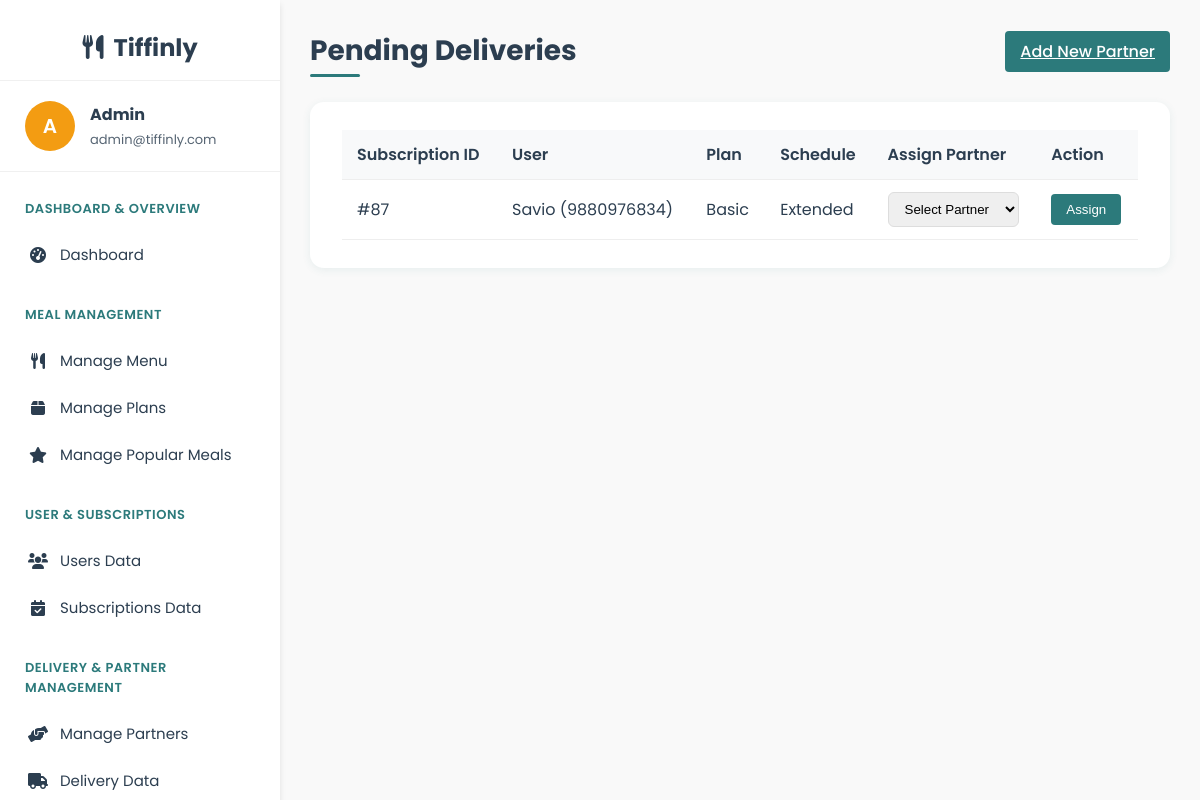
The app's page /admin/pending_delivery.php (signed in) with its own data.
### tables this page shows
CREATE TABLE `subscriptions` (
  `subscription_id` int(11) NOT NULL,
  `user_id` int(11) DEFAULT NULL,
  `plan_id` int(11) DEFAULT NULL,
  `dietary_preference` varchar(20) DEFAULT NULL,
  `start_date` date NOT NULL,
  `end_date` date NOT NULL,
  `schedule` enum('Weekdays','Extended','Full Week') NOT NULL,
  `delivery_time` time NOT NULL,
  `total_price` decimal(10,2) NOT NULL,
  `payment_status` enum('paid','unpaid','failed') DEFAULT 'unpaid',
  `status` enum('active','pending','cancelled','expired','completed') NOT NULL DEFAULT 'pending',
  `created_at` timestamp NOT NULL DEFAULT current_timestamp()
);

CREATE TABLE `users` (
  `user_id` int(11) NOT NULL,
  `name` varchar(100) NOT NULL,
  `email` varchar(100) NOT NULL,
  `password` varchar(255) NOT NULL,
  `phone` varchar(15) DEFAULT NULL,
  `role` enum('user','admin','delivery') DEFAULT 'user',
  `created_at` timestamp NOT NULL DEFAULT current_timestamp(),
  `security_question` varchar(255) NOT NULL,
  `security_answer` varchar(255) NOT NULL
);

CREATE TABLE `meal_plans` (
  `plan_id` int(11) NOT NULL,
  `plan_name` varchar(50) NOT NULL,
  `description` text DEFAULT NULL,
  `plan_type` enum('basic','premium') NOT NULL,
  `is_active` tinyint(1) DEFAULT 1,
  `base_price` decimal(8,2) NOT NULL
);

### admin/pending_delivery.php (the view, shortened to what this page needs)
<?php
require_once('../config/db_connect.php');
$admin_name = $_SESSION['name'];
$admin_email = $_SESSION['email'];
$unassigned_sql = "
    SELECT s.*
    FROM subscriptions s
    LEFT JOIN delivery_assignments da ON s.subscription_id = da.subscription_id
    WHERE s.status = 'active' AND da.assignment_id IS NULL
";
$unassigned_res = $conn->query($unassigned_sql);
?>
<!DOCTYPE html>
<html lang="en">
<head>
    <link rel="stylesheet" href="https://cdnjs.cloudflare.com/ajax/libs/font-awesome/6.0.0-beta3/css/all.min.css">
</head>
<body>
<div class="dashboard-container">
    <div class="sidebar">
        <div class="sidebar-header"><i class="fas fa-utensils"></i>&nbsp; Tiffinly</div>
        <div class="admin-profile">
            <div class="admin-avatar"><?php echo strtoupper(substr($admin_name, 0, 1)); ?></div>
            <div class="admin-info">
                <h4><?php echo htmlspecialchars($admin_name); ?></h4>
                <p><?php echo htmlspecialchars($admin_email); ?></p>
            </div>
        </div>
        <div class="sidebar-menu">
            <div class="menu-category">Dashboard & Overview</div>
            <a href="admin_dashboard.php" class="menu-item"><i class="fas fa-tachometer-alt"></i> Dashboard</a>
            <div class="menu-category">Meal Management</div>
            <a href="manage_menu.php" class="menu-item"><i class="fas fa-utensils"></i> Manage Menu</a>
            <a href="manage_plans.php" class="menu-item"><i class="fas fa-box"></i> Manage Plans</a>
            <a href="manage_popular_meals.php" class="menu-item"><i class="fas fa-star"></i> Manage Popular Meals</a>
            <div class="menu-category">User & Subscriptions</div>
            <a href="manage_users.php" class="menu-item"><i class="fas fa-users"></i> Users Data</a>
            <a href="manage_subscriptions.php" class="menu-item"><i class="fas fa-calendar-check"></i> Subscriptions Data</a>
            <div class="menu-category">Delivery & Partner Management</div>
            <a href="manage_partners.php" class="menu-item"><i class="fas fa-hands-helping"></i> Manage Partners</a>
            <a href="manage_delivery.php" class="menu-item"><i class="fas fa-truck"></i>  Delivery Data</a>
        </div>
    </div>
    <div class="main-content">
        <div class="header">
            <h1>Pending Deliveries</h1>
            <a href="manage_partners.php#addPartnerForm" class="btn btn-primary">Add New Partner</a>
        </div>
        <div class="content-card">
            <table>
                <thead>
                    <tr>
                        <th>Subscription ID</th>
                        <th>User</th>
                        <th>Plan</th>
                        <th>Schedule</th>
                        <th>Assign Partner</th>
                        <th>Action</th>
                    </tr>
                </thead>
                <tbody>
                    <?php if ($unassigned_res->num_rows > 0): ?>
                        <?php while($sub = $unassigned_res->fetch_assoc()): ?>
                            <tr>
                                <td>#<?php echo $sub['subscription_id']; ?></td>
                                <td><?php
                                    $user_stmt = $conn->prepare("SELECT name, phone FROM users WHERE user_id = ?");
                                    $user_stmt->bind_param("i", $sub['user_id']);
                                    $user_stmt->execute();
                                    $user_res = $user_stmt->get_result();
                                    $user = $user_res->fetch_assoc();
                                    echo htmlspecialchars($user['name']) . ' (' . htmlspecialchars($user['phone']) . ')';
                                ?></td>
                                <td><?php
                                    $plan_stmt = $conn->prepare("SELECT plan_name FROM meal_plans WHERE plan_id = ?");
                                    $plan_stmt->bind_param("i", $sub['plan_id']);
                                    $plan_stmt->execute();
                                    $plan_res = $plan_stmt->get_result();
                                    $plan = $plan_res->fetch_assoc();
                                    echo htmlspecialchars($plan['plan_name']);
                                ?></td>
                                <td><?php echo htmlspecialchars($sub['schedule']); ?></td>
                                <td>
                                    <form method="POST">
                                        <select name="partner_id" required>
                                            <option value="">Select Partner</option>
                                        </select>
                                </td>
                                <td>
                                        <button type="submit" name="assign_partner" class="btn btn-primary">Assign</button>
                                </td>
                            </tr>
                        <?php endwhile; ?>
                    <?php else: ?>
                        <tr><td colspan="6" style="text-align:center;padding:20px;color:#666">No pending deliveries to assign.</td></tr>
                    <?php endif; ?>
                </tbody>
            </table>
        </div>
    </div>
</div>
</body>
</html>

### admin/pending_delivery.php (style rules this page uses)
:root { --primary-color: #2C7A7B; --secondary-color: #F39C12; --dark-color: #2C3E50; --light-color: #F9F9F9; --light-gray: #e9ecef; --border-radius: 10px; --shadow-sm: 0 1px 3px rgba(0,0,0,0.12); --shadow-md: 0 4px 6px rgba(0,0,0,0.1); }
body { font-family: 'Poppins', sans-serif; margin: 0; padding: 0; background-color: var(--light-color); color: var(--dark-color); }
.dashboard-container { display: grid; grid-template-columns: 280px 1fr; min-height: 100vh; height: 100vh; overflow: hidden; }
.sidebar { background-color: #fff; box-shadow: var(--shadow-md); padding: 30px 0; height: 100vh; overflow-y: auto; position: sticky; top: 0; }
.sidebar-header { font-weight: 700; font-size: 24px; padding: 0 25px 15px; border-bottom: 1px solid #f0f0f0; text-align: center; color: #2C3E50; }
.admin-profile { display: flex; align-items: center; padding: 20px 25px; border-bottom: 1px solid #f0f0f0; margin-bottom: 15px; }
.admin-avatar { width: 50px; height: 50px; border-radius: 50%; background-color: #F39C12; display: flex; align-items: center; justify-content: center; margin-right: 15px; font-size: 20px; font-weight: 600; color: white; }
.admin-info h4 { margin: 0; font-size: 16px; }
.admin-info p { margin: 3px 0 0; font-size: 13px; opacity: 0.8; }
.menu-category { color: var(--primary-color); font-size: 13px; font-weight: 600; text-transform: uppercase; letter-spacing: 0.5px; padding: 12px 25px; margin-top: 15px; }
.menu-item { padding: 12px 25px; display: flex; align-items: center; color: var(--dark-color); text-decoration: none; transition: all .2s; font-size: 15px; border-left: 3px solid transparent; }
.menu-item i { margin-right: 12px; font-size: 16px; width: 20px; text-align: center; }
.main-content { padding: 30px; background-color: var(--light-color); min-height: 100vh; overflow-y: auto; display: flex; flex-direction: column; }
.header { display: flex; justify-content: space-between; align-items: center; margin-bottom: 30px; }
.header h1 { font-size: 28px; margin: 0; position: relative; display: inline-block; }
.header h1:after { content: ''; position: absolute; bottom: -5px; left: 0; width: 50px; height: 3px; background-color: var(--primary-color); border-radius: 3px; transition: all 0.3s ease; }
.content-card { background: #fff; border-radius: 14px; box-shadow: 0 2px 8px rgba(44,122,123,0.09); padding: 28px 32px; margin-bottom: 25px; }
table { width: 100%; border-collapse: collapse; }
th, td { padding: 12px 15px; text-align: left; border-bottom: 1px solid #eee; }
th { background-color: #f8f9fa; font-weight: 600; }
.btn { padding: 8px 15px; border: none; border-radius: 4px; cursor: pointer; font-weight: 500; transition: all 0.3s ease; }
.btn-primary { background-color: var(--primary-color); color: white; }
select { padding: 8px 12px; border-radius: 6px; border: 1px solid #ddd; }

### records on screen
subscriptions: subscription_id "87", user.name "Savio", user.phone "9880976834", plan.plan_name "Basic", schedule "Extended"

### other values on screen
substr($admin_name, 0, 1) "A"
$admin_name "Admin"
$admin_email "admin@tiffinly.com"
